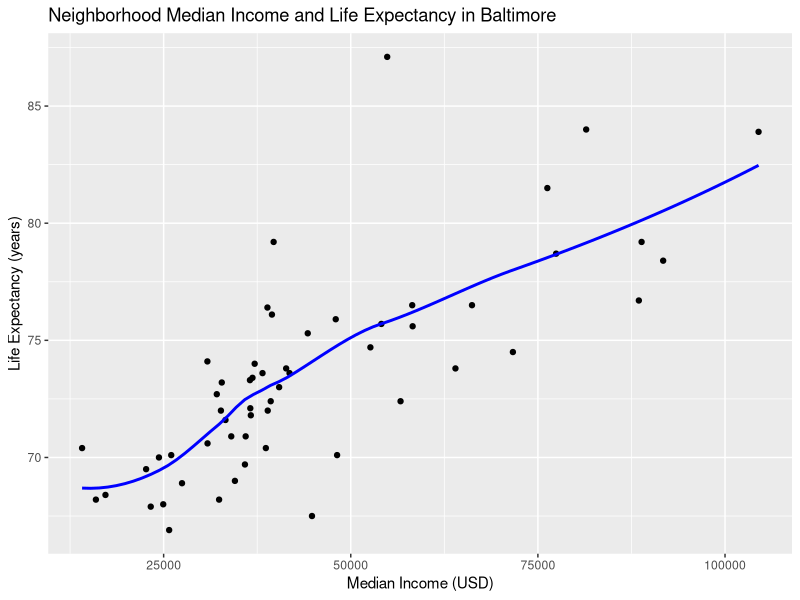

This chart was generated by the following R code:
################################################################################
##### Lab Exercise 1: Life Expectancy and Household Income in Baltimore ########
################################################################################

##### Load Packages and Data ###################################################

# Load Packages
library(tidyverse)
library(haven)

# Note: If you want to clear all of the objects from your global environment,
# which is like the `clear` command in Stata, remove the next hashtag:
# rm(list = ls())

# Import Data
epi_data <- read_dta("2020_Epi753_Lab1.dta")

# Remove Extraneous Rows from Stata Data File
epi_data <- head(epi_data, 56)

# Avoid Scientific Notation for Comparability to Stata Output
options(scipen = 9999)

##### Background ###############################################################

# Summarize Life Expectancy
# Note: Type `?summarize` for help file on how to include additional statistics.
summarize(epi_data, obs = n(),
    mean = mean(LifeExpectancy),
    sd = sd(LifeExpectancy),
    var = var(LifeExpectancy),
    min = min(LifeExpectancy),
    max = max(LifeExpectancy))

# Note: With quantile(), you can specify the quantiles to return using the
# probs argument, as shown here.
# Note: There are multiple algorithms for calculating quantiles. Below,
# type = 6 will produce results that are very close to Stata's.
quantile(epi_data$LifeExpectancy, 
    probs = c(0.01, 0.05, 0.10, 0.25, 0.50, 0.75, 0.90, 0.95, 0.99),
    type = 6)

# Summarize Median Income
summarize(epi_data, obs = n(),
    mean = mean(MedianIncome),
    sd = sd(MedianIncome),
    var = var(MedianIncome),
    min = min(MedianIncome),
    max = max(MedianIncome))

quantile(epi_data$MedianIncome, 
    probs = c(0.01, 0.05, 0.10, 0.25, 0.50, 0.75, 0.90, 0.95, 0.99),
    type = 6)

# View Select Variables
epi_data2 <- select(epi_data, 
    CommunityStatisticalArea, 
    LifeExpectancy, 
    MedianIncome)
View(epi_data2)

##### Question 1 (in-class) ####################################################

# Graph of Relationship of Life Expectancy and Income
g <- ggplot(aes(MedianIncome, LifeExpectancy), data = epi_data)

g + geom_point() +
    geom_smooth(method = "loess", se = FALSE, col = "blue") +
    labs(title = "Neighborhood Median Income and Life Expectancy in Baltimore",
         x = "Median Income (USD)", 
         y = "Life Expectancy (years)")

##### Questions 1-2 (at-home) ##################################################

# Model 1: Income Modeled as Binary Variable
epi_data <- epi_data %>% mutate(inclt35_bin = ifelse(MedianIncome < 35000, 1, 0))
summary(lm(LifeExpectancy ~ inclt35_bin, data = epi_data))

##### Questions 3-4 (at-home) ##################################################

# Model 2: Income Modeled as Disjoint Categorical Variables

epi_data$income_ind <- cut(epi_data$MedianIncome, 
    breaks = c(0, 30853, 36569.4, 40618.4, 58243.6, 105000), 
    labels = c(1, 2, 3, 4, 5))

summary(lm(LifeExpectancy ~ income_ind, data = epi_data))

##### Question 5 (at-home) #####################################################

# Model 3: Income Modeled as an Ordinal Variable with Categorical Scores of 0-4
epi_data <- epi_data %>% mutate(income_qt1 = 
    ifelse(income_ind == 1, 1,
    ifelse(income_ind == 2, 2,
    ifelse(income_ind == 3, 3,
    ifelse(income_ind == 4, 4,
    ifelse(income_ind == 5, 5, NA))))))

summary(lm(LifeExpectancy ~ income_qt1, data = epi_data))

##### Question 5 (at-home) #####################################################

# Add a figure to compare regression curves (1)

##### Question 6-7 (at-home) ###################################################

# Model 4: Income Modeled as Continuous Variable (untransformed)
summary(lm(LifeExpectancy ~ MedianIncome, data = epi_data))

##### Question 8-9 (at-home) ###################################################

# Model 5: Income Modeled as Continuous Variable (centered and scaled)
summarize(epi_data, 
    mean = mean(MedianIncome), 
    sd = sd(MedianIncome))

epi_data <- mutate(epi_data, income_c_s = (MedianIncome - 44608) / 20340)

summary(lm(LifeExpectancy ~ income_c_s, data = epi_data))

##### Question 8 (in-class) ####################################################

# Add a figure to compare regression curves (2)

##### Reaching Beyond ##########################################################

# Fractional Polynomial Regression (Method 1)
epi_data <- epi_data %>% mutate(
    misq   = MedianIncome ^ 2, 
    micu   = MedianIncome ^ 3, 
    sqrtmi = MedianIncome ^ 0.5)

summary(lm(LifeExpectancy ~ MedianIncome + misq + micu + sqrtmi, data = epi_data))

# Fractional Polynomial Regression (Method 2)
# Note: An equivalent to the `fp` commands in Stata is needed.
